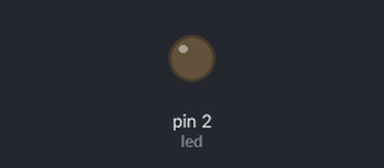
This sketch was run on a simulated Arduino Uno, built with avr-gcc and run on an emulated ATmega328P. Shown: output pins drawn as LEDs (lit = HIGH).

Above: at 0.6 s.
At 2.5 s:
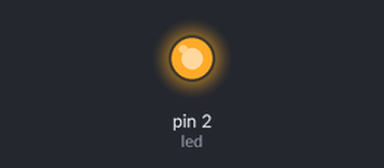
Timing chart, 0 to 6.6 s (numbered marks = the images above):
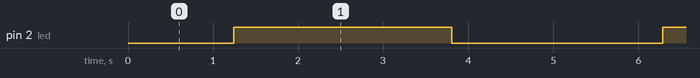

The sketch:

fading.ino
```cpp
#define led 2
void setup()
{
  Serial.begin(9600);
}

void loop() {

  for(int i = 4; i<=255;i++)
  {
    analogWrite(led,i);
    delay(10);
  }
  for(int i =255;i>=4;i--)
  {
   analogWrite(led,i);
   delay(10);
  }
  //analogWrite(led, analogRead(A0)/4);
}
```

Measured:
- by itself, pin 2 (led): alternates HIGH for 2.6 s and LOW for 2.5 s
